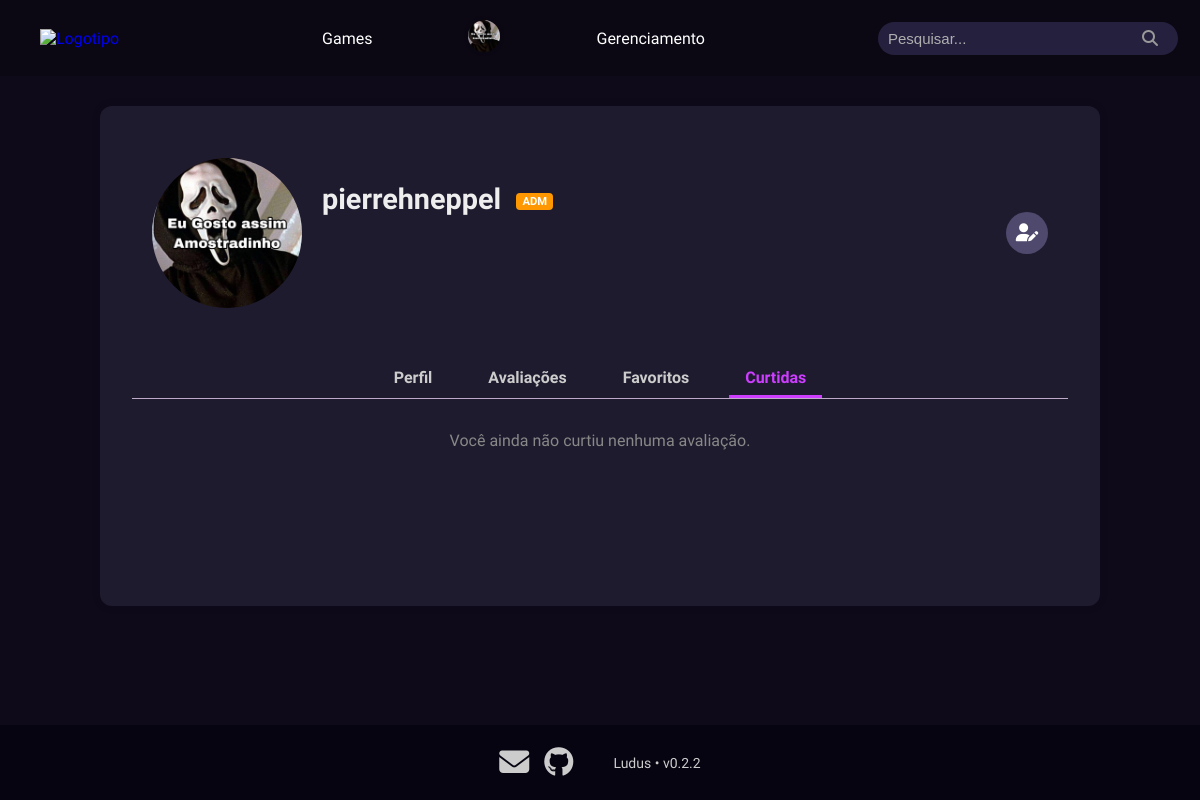
Screenshot of /Site/perfil_curtidas.php (signed in) with the database file from the repository.
### tables this page shows
CREATE TABLE `usuario` (
  `id` int NOT NULL AUTO_INCREMENT,
  `nome` varchar(30) NOT NULL,
  `email` varchar(100) NOT NULL,
  `tipo` enum('jogador','desenvolvedor','administrador') NOT NULL,
  `senha` varchar(255) NOT NULL,
  `foto_perfil` varchar(255) DEFAULT 'img/usuarios/default.png',
  `data_cadastro` datetime DEFAULT CURRENT_TIMESTAMP,
  PRIMARY KEY (`id`),
  UNIQUE KEY `nome` (`nome`),
  UNIQUE KEY `email` (`email`)
);

### Site/perfil_curtidas.php (the view, shortened to what this page needs)
<?php
require_once("config.php");
$id_usuario = $_SESSION['id_usuario'];
$stmt = $mysqli->prepare("SELECT nome, foto_perfil, tipo FROM usuario WHERE id = ?");
$stmt->bind_param("i", $_SESSION['id_usuario']);
$stmt->execute();
$resultado = $stmt->get_result();
$usuario = $resultado->fetch_assoc();
$nomeUsuario = $usuario['nome'];
$foto_perfilPerfil = $usuario['foto_perfil'] ?: 'img/usuarios/default.png';
$tipoUsuario = $usuario['tipo'];
$curtidasStmt = $mysqli->prepare("
  SELECT j.nome AS nome_jogo, j.imagem AS imagem_jogo, a.texto, u.nome AS nome_autor
  FROM usuario_curte_avaliacao uc
  JOIN avaliacao a ON uc.id_avaliacao = a.id
  JOIN jogo j ON a.id_jogo = j.id
  JOIN usuario u ON a.id_usuario = u.id
  WHERE uc.id_usuario = ?
  ORDER BY a.data_avaliacao DESC
");
$curtidasStmt->bind_param("i", $id_usuario);
$curtidasStmt->execute();
$curtidas = $curtidasStmt->get_result();
?>
<!DOCTYPE html>
<html lang="pt-BR">
<head>
  <link rel="stylesheet" href="./css/style.css">
  <link rel="stylesheet" href="./css/perfil.css">
  <link rel="stylesheet" href="https://cdnjs.cloudflare.com/ajax/libs/font-awesome/6.5.0/css/all.min.css">
</head>
<body>
  <main class="perfil-container">
    <section class="perfil-top">
      <div class="perfil-info">
        <img src="<?php echo htmlspecialchars($foto_perfilPerfil); ?>" alt="Foto de perfil" class="foto-perfil">
        <h1 class="perfil-nome">
          <?php echo htmlspecialchars($nomeUsuario); ?>
          <?php if ($tipoUsuario === 'desenvolvedor'): ?>
            <span class="badge dev">DEV</span>
          <?php elseif ($tipoUsuario === 'administrador'): ?>
            <span class="badge adm">ADM</span>
          <?php endif; ?>
        </h1>
      </div>
      <a href="editar_perfil.php" class="icon-link" title="Editar perfil"><i class="fa-solid fa-user-pen"></i></a>
    </section>
    <nav class="perfil-nav">
      <a href="perfil.php">Perfil</a>
      <a href="perfil_avaliacoes.php">Avaliações</a>
      <a href="perfil_favoritos.php">Favoritos</a>
      <a href="perfil_curtidas.php" class="ativo">Curtidas</a>
    </nav>
    <section class="recentes">
      <div class="avaliacoes-recentes">
        <?php if ($curtidas->num_rows === 0): ?>
          <p style="color: #888; text-align: center;">Você ainda não curtiu nenhuma avaliação.</p>
        <?php endif; ?>
      </div>
    </section>
  </main>
    <?php include __DIR__ . '/footers/footer.php'; ?>
</body>
</html>

### Site/css/style.css (style rules this page uses)
html { margin: 0; padding: 0; }
* { box-sizing: border-box; }
html { height: 100%; min-height: 100%; }
body { margin: 0; padding: 0; font-family: 'comfortaa', sans-serif; background-color: #0e0a1a; color: #d9d9d9; display: flex; flex-direction: column; min-height: 100vh; }
main { background-color: #0b0619; }
nav { display: flex; align-items: center; gap: 80px; }
nav a { color: #d9d9d9; text-decoration: none; }
a:not(.a-Button) { transition: color 0.3s ease; }
span { color: #ccc; }

### Site/css/perfil.css (style rules this page uses)
a { text-decoration: none; }
.perfil-container { width: 100%; max-width: 1000px; min-height: 500px; margin: 30px auto; padding: 2rem; background-color: #1f1b2e; border-radius: 12px; box-shadow: 0 0 10px rgba(0, 0, 0, 0.1); }
.perfil-top { display: flex; align-items: center; justify-content: space-between; flex-wrap: wrap; gap: 1rem; padding-bottom: 1rem; padding: 20px; }
.perfil-info { display: flex; }
.perfil-top img.foto-perfil { width: 150px; height: 150px; object-fit: cover; border-radius: 50%; }
.perfil-nome { flex-grow: 1; font-size: 1.8rem; font-weight: 600; color: #eee; margin-left: 20px; }
.badge { display: inline-block; font-size: 0.7rem; font-weight: bold; color: white; padding: 2px 6px; border-radius: 4px; margin-left: 8px; vertical-align: middle; }
.badge.adm { background-color: #ff9800; }
.icon-link { display: inline-flex; align-items: center; justify-content: center; width: 42px; height: 42px; border-radius: 50%; background: #4f4a6d; color: #fff; text-decoration: none; margin-left: 10px; font-size: 18px; transition: all 0.3s ease-in-out; }
.perfil-nav { display: flex; justify-content: center; gap: 1.5rem; margin: 2rem 0 1rem; border-bottom: 1px solid #bfa9c9; }
.perfil-nav a { text-decoration: none; color: #ccc; padding: 0.5rem 1rem; font-weight: bold; border-bottom: 3px solid transparent; transition: all 0.3s ease; }
.perfil-nav a:hover, .perfil-nav a.ativo { color: #cd3dff; border-color: #cd3dff; }
.recentes { margin-top: 2rem; text-align: center; font-size: 1rem; color: #666; }

### rows the page displays
usuario: foto_perfil (picture), nome "pierrehneppel"

### other values shown
$version "v0.2.2"
